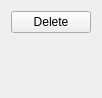
<?xml version="1.0" encoding="UTF-8"?>
<ui version="4.0">
 <class>EndOfTheRoadOptions</class>
 <widget class="QWidget" name="EndOfTheRoadOptions">
  <property name="geometry">
   <rect>
    <x>0</x>
    <y>0</y>
    <width>92</width>
    <height>98</height>
   </rect>
  </property>
  <property name="windowTitle">
   <string>Form</string>
  </property>
  <layout class="QVBoxLayout" name="verticalLayout">
   <item>
    <widget class="QPushButton" name="DeleteButton">
     <property name="text">
      <string>Delete</string>
     </property>
    </widget>
   </item>
   <item>
    <spacer name="verticalSpacer">
     <property name="orientation">
      <enum>Qt::Vertical</enum>
     </property>
     <property name="sizeHint" stdset="0">
      <size>
       <width>20</width>
       <height>63</height>
      </size>
     </property>
    </spacer>
   </item>
  </layout>
 </widget>
 <resources/>
 <connections/>
</ui>
